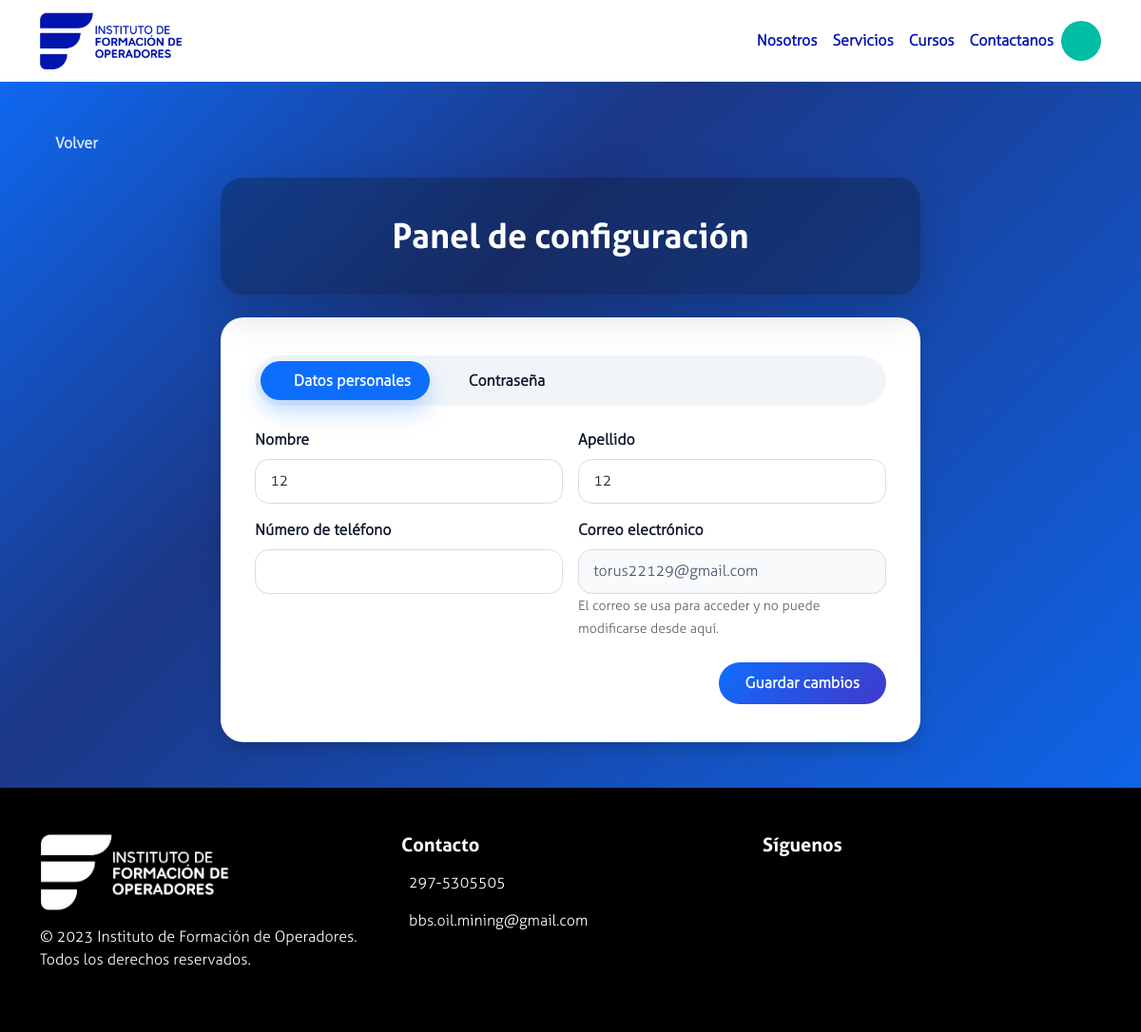
Before: /configuracion.php (signed in) with the older database file.
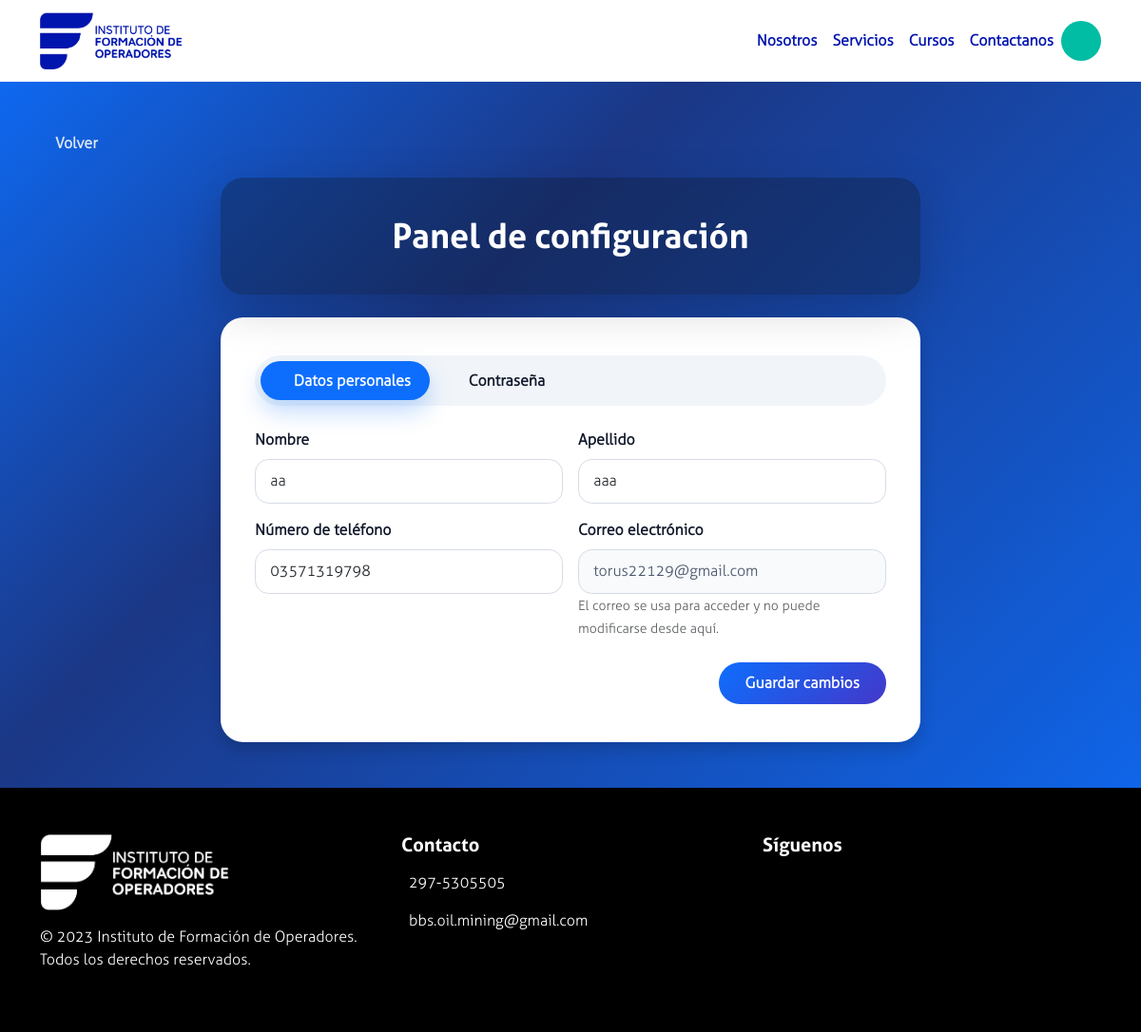
After: the same page with the newer database file.
### tables this page shows
CREATE TABLE `usuarios` (
  `id_usuario` int(11) NOT NULL,
  `email` varchar(50) NOT NULL,
  `nombre` varchar(255) DEFAULT NULL,
  `apellido` varchar(255) DEFAULT NULL,
  `telefono` varchar(50) DEFAULT NULL,
  `clave` varchar(60) NOT NULL,
  `id_estado` int(11) NOT NULL,
  `id_permiso` int(11) NOT NULL,
  `token_verificacion` varchar(64) DEFAULT NULL,
  `token_expiracion` datetime DEFAULT NULL,
  `verificado` tinyint(1) UNSIGNED NOT NULL DEFAULT 0,
  `google_sub` varchar(255) DEFAULT NULL
);

### configuracion.php (the view, shortened to what the changed rows need)
<?php
$pdo = getPdo();
$userId = (int)($_SESSION['usuario'] ?? 0);
$activeTab = $_SESSION['config_active_tab'] ?? 'perfil';
try {
    $stmt = $pdo->prepare('SELECT email, nombre, apellido, telefono FROM usuarios WHERE id_usuario = ? LIMIT 1');
    $stmt->execute([$userId]);
    $usuario = $stmt->fetch(PDO::FETCH_ASSOC);
} catch (Throwable $exception) {
    http_response_code(500);
    echo 'No pudimos cargar los datos de tu cuenta.';
    exit;
}
$page_styles = '<link rel="stylesheet" href="assets/styles/style_configuracion.css">';
?>
<!DOCTYPE html>
<html lang="es">
<?php include 'head.php'; ?>
<body class="config-page d-flex flex-column min-vh-100">
<header class="config-hero">
    <div class="container">
        <div class="row justify-content-center">
            <div class="col-xl-8">
                <div class="config-hero-card shadow-lg w-100 text-center">
                    <h1>Panel de configuración</h1>
                </div>
            </div>
        </div>
    </div>
</header>
<main class="config-main flex-grow-1 py-5">
    <div class="container">
        <div class="row justify-content-center">
            <div class="col-xl-8">
                <div class="config-card shadow">
                    <div class="tab-content mt-4" id="configTabsContent">
                        <div class="tab-pane fade <?php echo $activeTab === 'perfil' ? 'show active' : ''; ?>" id="panel-perfil" role="tabpanel" aria-labelledby="tab-perfil">
                            <form method="POST" class="config-form">
                                <div class="row g-3">
                                    <div class="col-md-6">
                                        <label for="nombre" class="form-label">Nombre</label>
                                        <input type="text" class="form-control" id="nombre" name="nombre" value="<?php echo htmlspecialchars((string)$usuario['nombre'], ENT_QUOTES, 'UTF-8'); ?>" required>
                                    </div>
                                    <div class="col-md-6">
                                        <label for="apellido" class="form-label">Apellido</label>
                                        <input type="text" class="form-control" id="apellido" name="apellido" value="<?php echo htmlspecialchars((string)$usuario['apellido'], ENT_QUOTES, 'UTF-8'); ?>" required>
                                    </div>
                                    <div class="col-md-6">
                                        <label for="telefono" class="form-label">Número de teléfono</label>
                                        <input type="tel" class="form-control" id="telefono" name="telefono" value="<?php echo htmlspecialchars((string)$usuario['telefono'], ENT_QUOTES, 'UTF-8'); ?>" pattern="[0-9+()\s-]{6,}" required>
                                    </div>
                                    <div class="col-md-6">
                                        <div class="config-email-box">
                                            <input type="email" class="form-control" value="<?php echo htmlspecialchars((string)$usuario['email'], ENT_QUOTES, 'UTF-8'); ?>" readonly>
                                            <small class="text-muted">El correo se usa para acceder y no puede modificarse desde aquí.</small>
                                        </div>
                                    </div>
                                </div>
                            </form>
                        </div>
                    </div>
                </div>
            </div>
        </div>
    </div>
</main>
</body>
</html>

Changed rows visible on the page:
changed usuarios "torus22129@gmail.com": nombre "12" → "aa"; apellido "12" → "aaa"; telefono (not shown) → "03571319798"
